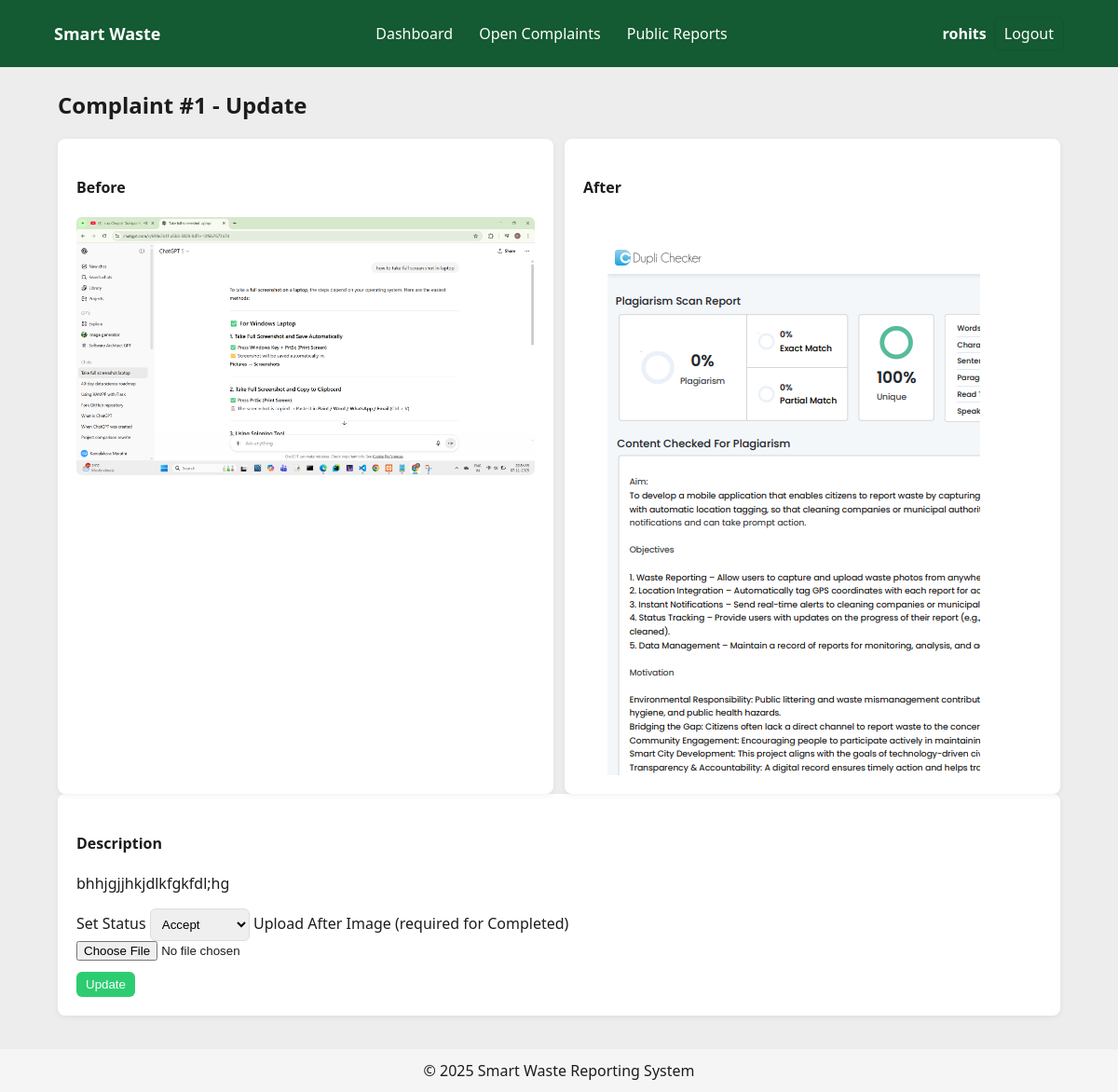
The app's page /worker/complaints/1 (signed in) with its own data.
### tables this page shows
CREATE TABLE complaints (
        id INTEGER PRIMARY KEY AUTOINCREMENT,
        user_id INTEGER NOT NULL,
        worker_id INTEGER,
        description TEXT NOT NULL,
        image_before_path TEXT NOT NULL,
        image_after_path TEXT,
        latitude REAL,
        longitude REAL,
        status TEXT NOT NULL,
        created_at TEXT,
        updated_at TEXT,
        FOREIGN KEY (user_id) REFERENCES users(id),
        FOREIGN KEY (worker_id) REFERENCES users(id)
    );

### app.py (the view)
@app.route('/worker/complaints/<int:cid>', methods=['GET'])
@login_required
@role_required('worker')
def worker_complaint_view(cid):
    db = get_db()
    cur = db.cursor()
    cur.execute('SELECT c.*, u.username as reporter FROM complaints c JOIN users u ON c.user_id=u.id WHERE c.id=?', (cid,))
    complaint = cur.fetchone()
    if complaint is None:
        flash('Complaint not found.', 'danger')
        return redirect(url_for('worker_open_complaints'))
    return render_template('worker_complaint_detail.html', complaint=complaint)

### app.py (called while the page is built)
@app.context_processor
def inject_now():
    return {'now': datetime.utcnow}

def login_required(f):
    from functools import wraps
    @wraps(f)
    def decorated_function(*args, **kwargs):
        if 'user_id' not in session:
            flash('Please log in to access this page.', 'warning')
            return redirect(url_for('login'))
        return f(*args, **kwargs)
    return decorated_function

def role_required(role):
    from functools import wraps
    def decorator(f):
        @wraps(f)
        def decorated_function(*args, **kwargs):
            if 'role' not in session or session.get('role') != role:
                flash('Unauthorized access.', 'danger')
                return redirect(url_for('login'))
            return f(*args, **kwargs)
        return decorated_function
    return decorator

### db.py (called while the page is built)
def get_db():
    db = getattr(g, '_database', None)
    if db is None:
        db = sqlite3.connect(DB_PATH)
        db.row_factory = sqlite3.Row
        g._database = db
    return db

def close_connection(e=None):
    db = getattr(g, '_database', None)
    if db is not None:
        db.close()

### templates/worker_complaint_detail.html (shortened to what this page needs)
{% extends 'base.html' %}
{% block content %}
<section data-aos="fade-up">
  <h2>Complaint #{{ complaint['id'] }} - Update</h2>
  <div class="detail-grid">
    <div class="card white">
      <h4>Before</h4>
      <img src="/{{ complaint['image_before_path'] }}" class="preview">
    </div>
    <div class="card white">
      <h4>After</h4>
      {% if complaint['image_after_path'] %}
        <img src="/{{ complaint['image_after_path'] }}" class="preview">
      {% else %}
        <p class="muted">No after image yet.</p>
      {% endif %}
    </div>
  </div>
  <div class="card white">
    <h4>Description</h4>
    <p>{{ complaint['description'] }}</p>
    <form method="post" action="{{ url_for('worker_update', cid=complaint['id']) }}" enctype="multipart/form-data">
      <label>Set Status</label>
      <select name="status">
        <option value="Accepted">Accept</option>
      </select>
      <label>Upload After Image (required for Completed)</label>
      <div class="input-group">
        <input type="file" name="image_after" id="image_after" accept="image/*" capture="environment">
      </div>
      <button class="btn primary" type="submit">Update</button>
    </form>
  </div>
</section>
{% endblock %}

### static/css/styles.css (style rules this page uses)
:root { --primary: #2ECC71; --dark: #145A32; --white: #FFFFFF; --charcoal: #1C1C1C; --light: #EDEDED; }
* { box-sizing:border-box }
body { font-family:Segoe UI, Roboto, Arial, sans-serif; margin:0; background:var(--light); color:var(--charcoal) }
.btn { background:var(--white); color:var(--dark); border-radius:6px; padding:6px 10px; text-decoration:none; border:1px solid rgba(0,0,0,0.06) }
.btn.primary { background:var(--primary); color:var(--white); border:none }
.card { background:var(--white); border-radius:8px; padding:16px; box-shadow:0 2px 6px rgba(0,0,0,0.06); flex:0 1 220px; min-width:180px; max-width:320px }
@media (min-width:1100px) { .card { flex:initial; max-width:none; padding:20px } }
.card.white { background:var(--white) }
.input-group { display:flex; align-items:center; gap:8px; margin-bottom:12px }
input[type=text], input[type=email], input[type=password], textarea, select { flex:1; padding:8px; border:1px solid #ddd; border-radius:6px }
.preview { max-width:100%; height:auto; display:block; border-radius:6px }
.detail-grid { display:grid; grid-template-columns:1fr 1fr; gap:12px }

### records on screen
complaints: id "1", image_before_path (picture), image_after_path (picture), description "bhhjgjjhkjdlkfgkfdl;hg"

### other values on screen
{{ session.get('username') }} "rohits"
